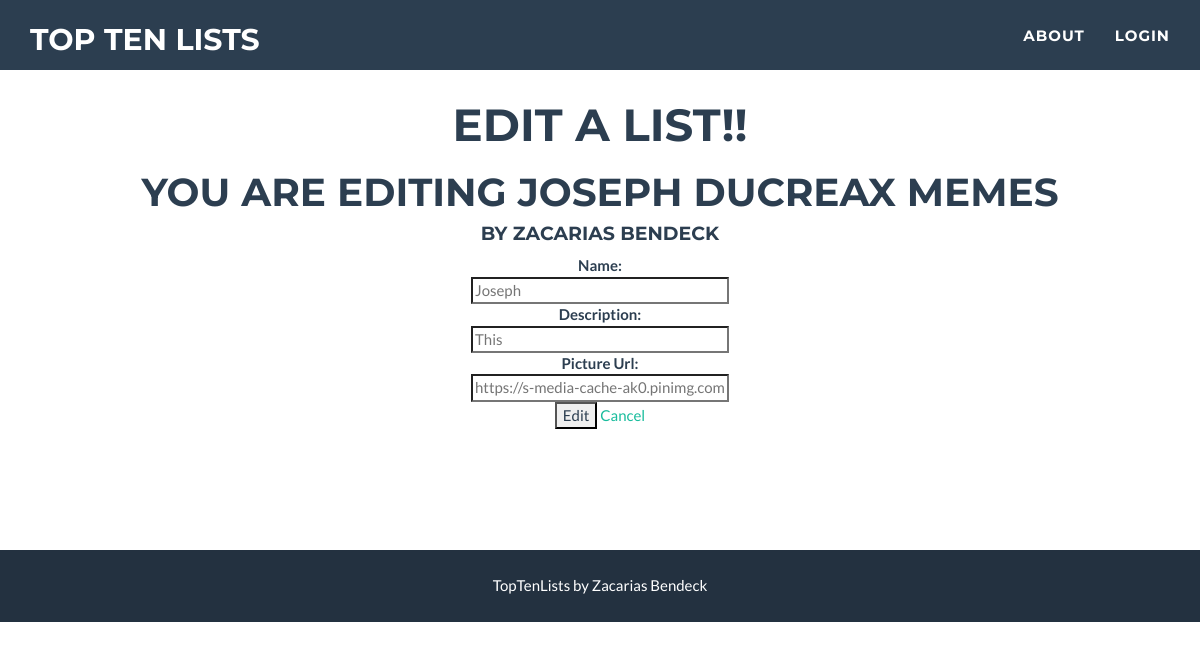
The page /topten/1/1/edit on the database its author committed.
### database_setup.py (models this page shows, shortened)
class  Lists(Base):
    __tablename__ = 'lists'
    name = Column(String(80), nullable = False)
    description = Column(String(250))
    list_type = Column(String(250))
    id =  Column(Integer, primary_key = True)
    pic_url = Column(String(250))
    owner_id = Column(Integer, ForeignKey('owner.id'))
    owner = relationship(Owner)

class  Owner(Base):
    __tablename__ = 'owner'
    name = Column(String(80), nullable = False)
    description = Column(String(250))
    pic_url = Column(String(1000))
    slogan = Column(String(250))
    id =  Column(Integer, primary_key = True)

### finalProject.py (the view)
@app.route('/topten/<int:owner_id>/<int:tlist_id>/edit', methods=['GET', 'POST'])
def editList(owner_id, tlist_id):
	owners = session.query(Owner).filter_by(id=owner_id).all()
	lists = session.query(Lists).filter_by(id=tlist_id).all()
	list_to_edit = session.query(Lists).filter_by(id=tlist_id).one()
	if request.method == 'POST':
		if not (request.form['name'] == ''):
			list_to_edit.name = request.form['name']
		if not (request.form['description'] == ''):
			list_to_edit.description = request.form['description']
		if not (request.form['pic_url'] == ''):
			list_to_edit.pic_url = request.form['pic_url']
		session.add(list_to_edit)
		session.commit()
		flash(list_to_edit.name + ' has been edited')
		return redirect(url_for('ownerLists', owner_id = owner_id))
	else:
		owner_of_list = session.query(Owner).filter_by(id=owner_id).one()
		list_to_edit = session.query(Lists).filter_by(id=tlist_id).one()
		return  render_template('editList.html', owner = owner_of_list, tlist = list_to_edit)

### Templates/editList.html (shortened to what this page needs)
<!DOCTYPE html>
<html lang="en"><head>
    <link href="/static/css/bootstrap.min.css" rel="stylesheet">
    <link href="/static/css/freelancer.css" rel="stylesheet">
    <link href="/static/font-awesome/css/font-awesome.min.css" rel="stylesheet" type="text/css">
</head>
<body id="page-top" class="index">
    <nav class="navbar navbar-default navbar-fixed-top">
        <div class="container">
            <div class="navbar-header page-scroll">
                <a class="navbar-brand" href="{{url_for('mainPage')}}">Top Ten Lists</a>
            </div>
            <div class="collapse navbar-collapse" id="bs-example-navbar-collapse-1">
                <ul class="nav navbar-nav navbar-right">
                    <li class="page-scroll">
                        <a href="#about">About</a>
                    </li>
                    <li class="page-scroll">
                        <a href="#contact">Login</a>
                    </li>
                </ul>
            </div>
        </div>
    </nav>
    <section id="portfolio">
        <div class="container">
            <div class="row">
                <div class="col-lg-12 text-center">
                    <h2>Edit a List!!</h2>
                    <h1>You are Editing {{tlist.name}}</h1>
                    <h4>  by {{owner.name}}</h4>
                        <form action="#" method = 'POST'>
                        <dl>
                           <dt>Name:</dt>
                            <dd><input type ='text' size='30' name='name' placeholder = {{tlist.name}}></dd>
                          <dt>Description:</dt>
                            <input type ='text' size='30' name ='description' placeholder = {{tlist.description}}>
                          <dt>Picture Url:</dt>
                            <input type ='text' size='30' name = 'pic_url' placeholder = {{tlist.pic_url}}>
                        <input type='submit' value='Edit'>
                        <a href="{{url_for('ownerLists',owner_id = owner.id)}}">   Cancel</a>
                        </form>
                </div>
            </div>
        </div>
    </section>
    <footer class="text-center">
        <div class="footer-below">
            <div class="container">
                <div class="row">
                    <div class="col-lg-12">
                        TopTenLists by Zacarias Bendeck
                    </div>
                </div>
            </div>
        </div>
    </footer>
</body></html>

### static/css/freelancer.css (style rules this page uses)
body { overflow-x: hidden; }
a, a:hover, a:focus, a:active, a.active { outline: 0; color: #18bc9c; }
h1, h2, h3, h4, h5, h6 { text-transform: uppercase; font-family: Montserrat,"Helvetica Neue",Helvetica,Arial,sans-serif; font-weight: 700; }
@media (min-width:768px) { .navbar-fixed-top { padding: 5px 0; -webkit-transition: padding .3s; -moz-transition: padding .3s; transition: padding .3s; } }
@media (min-width:768px) { .navbar-fixed-top .navbar-brand { font-size: 2em; -webkit-transition: all .3s; -moz-transition: all .3s; transition: all .3s; } }
.navbar { text-transform: uppercase; font-family: Montserrat,"Helvetica Neue",Helvetica,Arial,sans-serif; font-weight: 700; }
.navbar .navbar-nav { letter-spacing: 1px; }
.navbar-default, .navbar-inverse { border: 0; }
section { padding: 100px 0; }
section h2 { margin: 0; font-size: 3em; }
#portfolio * { z-index: 2; }
footer { color: #fff; }
footer .footer-below { padding: 25px 0; background-color: #233140; }

### rows shown on the page
Lists: name "JOSEPH DUCREAX MEMES", pic_url "https://s-media-cache-ak0.pinimg.com/736x/eb/ce/09/ebce092a6a321fab49d9cae0b61ff07f.jpg"
Owner: name "ZACARIAS BENDECK"
